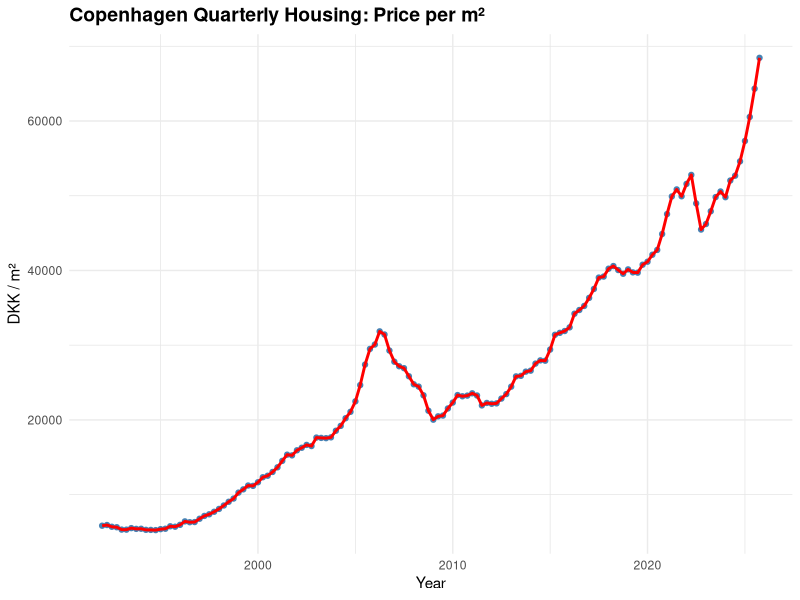

The R source for this figure:
# Install required packages (uncomment if you haven't installed them yet)
# install.packages("dplyr")
# install.packages("readr")
# install.packages("lubridate")
# install.packages("ggplot2")

library(dplyr)
library(readr)
library(lubridate)
library(ggplot2)

# Load and prep quarterly housing data
df <- read_csv('kbh_quarter_sqm_price.csv', show_col_types = FALSE)

# Format date and set price per m2 (no percentile filter applied)
df_clean <- df %>%
  mutate(
    date = yq(gsub('K', 'Q', Quarter)),
    price_per_m2 = Price
  ) %>%
  filter(!is.na(date) & !is.na(price_per_m2)) %>%
  arrange(date)

# Since each quarter has a single price value, the trend is the data itself
median_trend <- df_clean

# Plotting
ggplot() +
  geom_point(data = df_clean, aes(x = date, y = price_per_m2), 
             size = 1.5, color = 'steelblue') +
  geom_line(data = median_trend, aes(x = date, y = price_per_m2), 
            color = 'red', linewidth = 1) +
  labs(
    title = "Copenhagen Quarterly Housing: Price per m²",
    x = "Year",
    y = "DKK / m²"
  ) +
  theme_minimal() +
  theme(panel.grid.minor = element_line(color = "gray90"),
        plot.title = element_text(face = "bold", size = 14))

# Print data summary
summary(df_clean)
